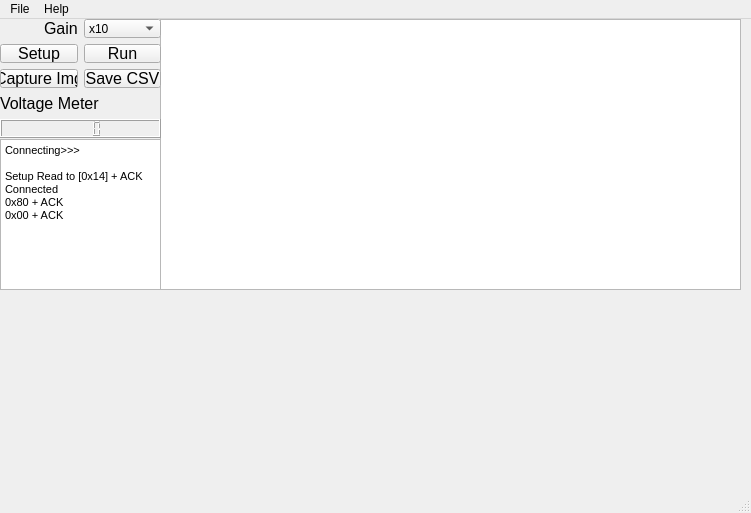
<?xml version="1.0" encoding="UTF-8"?>
<ui version="4.0">
 <class>MainWindow</class>
 <widget class="QMainWindow" name="MainWindow">
  <property name="geometry">
   <rect>
    <x>0</x>
    <y>0</y>
    <width>751</width>
    <height>513</height>
   </rect>
  </property>
  <property name="cursor">
   <cursorShape>ArrowCursor</cursorShape>
  </property>
  <property name="windowTitle">
   <string>DataLogger</string>
  </property>
  <property name="autoFillBackground">
   <bool>true</bool>
  </property>
  <widget class="QWidget" name="centralwidget">
   <widget class="QTextBrowser" name="textBrowser">
    <property name="geometry">
     <rect>
      <x>0</x>
      <y>120</y>
      <width>161</width>
      <height>151</height>
     </rect>
    </property>
    <property name="html">
     <string>&lt;!DOCTYPE HTML PUBLIC &quot;-//W3C//DTD HTML 4.0//EN&quot; &quot;http://www.w3.org/TR/REC-html40/strict.dtd&quot;&gt;
&lt;html&gt;&lt;head&gt;&lt;meta name=&quot;qrichtext&quot; content=&quot;1&quot; /&gt;&lt;style type=&quot;text/css&quot;&gt;
p, li { white-space: pre-wrap; }
&lt;/style&gt;&lt;/head&gt;&lt;body style=&quot; font-family:'MS Shell Dlg 2'; font-size:8pt; font-weight:400; font-style:normal;&quot;&gt;
&lt;p style=&quot; margin-top:0px; margin-bottom:0px; margin-left:0px; margin-right:0px; -qt-block-indent:0; text-indent:0px;&quot;&gt;Connecting&amp;gt;&amp;gt;&amp;gt;&lt;/p&gt;
&lt;p style=&quot;-qt-paragraph-type:empty; margin-top:0px; margin-bottom:0px; margin-left:0px; margin-right:0px; -qt-block-indent:0; text-indent:0px;&quot;&gt;&lt;br /&gt;&lt;/p&gt;
&lt;p style=&quot; margin-top:0px; margin-bottom:0px; margin-left:0px; margin-right:0px; -qt-block-indent:0; text-indent:0px;&quot;&gt;Setup Read to [0x14] + ACK&lt;/p&gt;
&lt;p style=&quot; margin-top:0px; margin-bottom:0px; margin-left:0px; margin-right:0px; -qt-block-indent:0; text-indent:0px;&quot;&gt;Connected&lt;/p&gt;
&lt;p style=&quot; margin-top:0px; margin-bottom:0px; margin-left:0px; margin-right:0px; -qt-block-indent:0; text-indent:0px;&quot;&gt;0x80 + ACK&lt;/p&gt;
&lt;p style=&quot; margin-top:0px; margin-bottom:0px; margin-left:0px; margin-right:0px; -qt-block-indent:0; text-indent:0px;&quot;&gt;0x00 + ACK&lt;/p&gt;&lt;/body&gt;&lt;/html&gt;</string>
    </property>
   </widget>
   <widget class="QGraphicsView" name="graphicsView">
    <property name="geometry">
     <rect>
      <x>160</x>
      <y>0</y>
      <width>581</width>
      <height>271</height>
     </rect>
    </property>
   </widget>
   <widget class="QWidget" name="layoutWidget">
    <property name="geometry">
     <rect>
      <x>0</x>
      <y>0</y>
      <width>161</width>
      <height>119</height>
     </rect>
    </property>
    <layout class="QHBoxLayout" name="horizontalLayout">
     <item>
      <layout class="QGridLayout" name="gridLayout">
       <item row="1" column="1">
        <widget class="QPushButton" name="pushButton">
         <property name="font">
          <font>
           <pointsize>12</pointsize>
          </font>
         </property>
         <property name="text">
          <string>Run</string>
         </property>
        </widget>
       </item>
       <item row="1" column="0">
        <widget class="QPushButton" name="pushButton_4">
         <property name="font">
          <font>
           <pointsize>12</pointsize>
          </font>
         </property>
         <property name="text">
          <string>Setup</string>
         </property>
        </widget>
       </item>
       <item row="2" column="0">
        <widget class="QPushButton" name="pushButton_3">
         <property name="font">
          <font>
           <pointsize>12</pointsize>
          </font>
         </property>
         <property name="text">
          <string>Capture Img</string>
         </property>
        </widget>
       </item>
       <item row="2" column="1">
        <widget class="QPushButton" name="pushButton_2">
         <property name="font">
          <font>
           <pointsize>12</pointsize>
          </font>
         </property>
         <property name="text">
          <string>Save CSV</string>
         </property>
        </widget>
       </item>
       <item row="3" column="0" colspan="2">
        <widget class="QLabel" name="label_2">
         <property name="font">
          <font>
           <pointsize>12</pointsize>
          </font>
         </property>
         <property name="text">
          <string>Voltage Meter</string>
         </property>
        </widget>
       </item>
       <item row="0" column="0" alignment="Qt::AlignRight">
        <widget class="QLabel" name="label">
         <property name="font">
          <font>
           <pointsize>12</pointsize>
          </font>
         </property>
         <property name="text">
          <string>Gain</string>
         </property>
        </widget>
       </item>
       <item row="0" column="1">
        <widget class="QComboBox" name="comboBox">
         <item>
          <property name="text">
           <string>x10</string>
          </property>
         </item>
         <item>
          <property name="text">
           <string>x100</string>
          </property>
         </item>
        </widget>
       </item>
       <item row="4" column="0" colspan="2">
        <widget class="QLCDNumber" name="lcdNumber"/>
       </item>
      </layout>
     </item>
    </layout>
   </widget>
  </widget>
  <widget class="QMenuBar" name="menubar">
   <property name="geometry">
    <rect>
     <x>0</x>
     <y>0</y>
     <width>751</width>
     <height>18</height>
    </rect>
   </property>
   <widget class="QMenu" name="menuFile">
    <property name="title">
     <string>File</string>
    </property>
    <addaction name="actionOpne"/>
    <addaction name="actionClose"/>
   </widget>
   <widget class="QMenu" name="menuHelp">
    <property name="title">
     <string>Help</string>
    </property>
   </widget>
   <addaction name="menuFile"/>
   <addaction name="menuHelp"/>
  </widget>
  <widget class="QStatusBar" name="statusbar"/>
  <action name="actionOpne">
   <property name="text">
    <string>Open</string>
   </property>
  </action>
  <action name="actionClose">
   <property name="text">
    <string>Close</string>
   </property>
  </action>
 </widget>
 <resources/>
 <connections/>
</ui>
